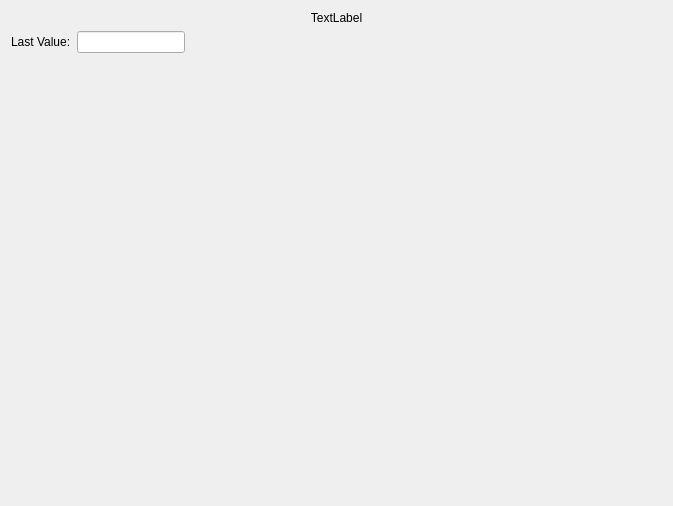
<?xml version="1.0" encoding="UTF-8"?>
<ui version="4.0">
 <class>BasePlot</class>
 <widget class="QWidget" name="BasePlot">
  <property name="geometry">
   <rect>
    <x>0</x>
    <y>0</y>
    <width>673</width>
    <height>506</height>
   </rect>
  </property>
  <property name="sizePolicy">
   <sizepolicy hsizetype="Minimum" vsizetype="Minimum">
    <horstretch>0</horstretch>
    <verstretch>0</verstretch>
   </sizepolicy>
  </property>
  <property name="windowTitle">
   <string>Form</string>
  </property>
  <layout class="QGridLayout" name="gridLayout" rowstretch="0,0,0,10">
   <item row="1" column="0">
    <layout class="QHBoxLayout" name="hLayCurrentValue" stretch="0,0,2">
     <property name="rightMargin">
      <number>0</number>
     </property>
     <item>
      <widget class="QLabel" name="lblCurrentValue">
       <property name="sizePolicy">
        <sizepolicy hsizetype="Minimum" vsizetype="Minimum">
         <horstretch>0</horstretch>
         <verstretch>0</verstretch>
        </sizepolicy>
       </property>
       <property name="text">
        <string>Last Value:</string>
       </property>
      </widget>
     </item>
     <item>
      <widget class="QLineEdit" name="leCurrentValue">
       <property name="sizePolicy">
        <sizepolicy hsizetype="Expanding" vsizetype="Fixed">
         <horstretch>0</horstretch>
         <verstretch>0</verstretch>
        </sizepolicy>
       </property>
      </widget>
     </item>
     <item>
      <spacer name="spacerCurrentValue">
       <property name="orientation">
        <enum>Qt::Horizontal</enum>
       </property>
       <property name="sizeHint" stdset="0">
        <size>
         <width>40</width>
         <height>20</height>
        </size>
       </property>
      </spacer>
     </item>
    </layout>
   </item>
   <item row="0" column="0" colspan="3">
    <widget class="QLabel" name="lblTitle">
     <property name="sizePolicy">
      <sizepolicy hsizetype="Minimum" vsizetype="Minimum">
       <horstretch>0</horstretch>
       <verstretch>0</verstretch>
      </sizepolicy>
     </property>
     <property name="text">
      <string>TextLabel</string>
     </property>
     <property name="alignment">
      <set>Qt::AlignCenter</set>
     </property>
    </widget>
   </item>
   <item row="3" column="0" colspan="3">
    <widget class="QCustomPlot" name="widPlot" native="true"/>
   </item>
  </layout>
 </widget>
 <customwidgets>
  <customwidget>
   <class>QCustomPlot</class>
   <extends>QWidget</extends>
   <header>qcustomplot/qcustomplot.h</header>
   <container>1</container>
  </customwidget>
 </customwidgets>
 <resources/>
 <connections/>
</ui>
